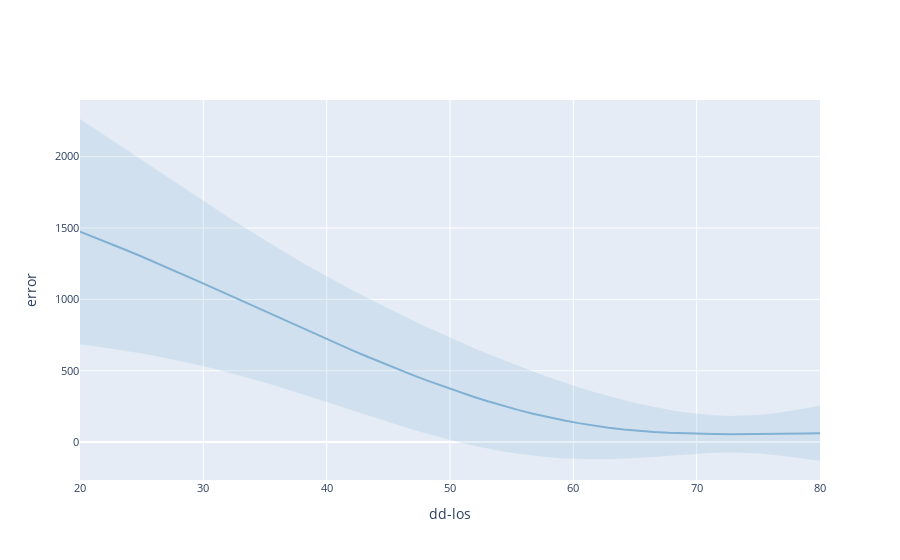

This figure's notebook cell:
### Code cell
render(plot_slice(model, "dd-los", "error"))
